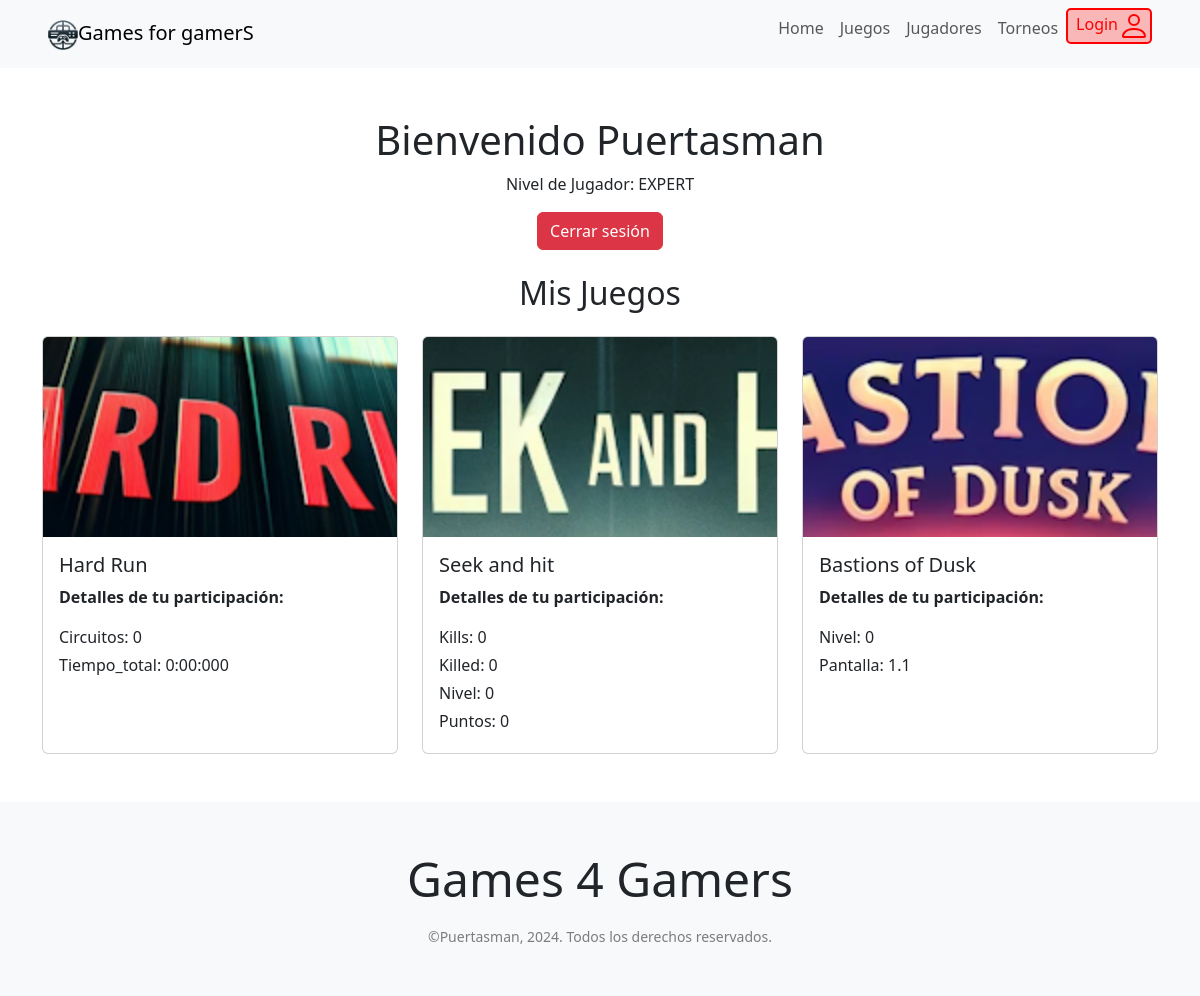
The page /jugadores/jugador/47 on the database its author committed.
### jugadores/models.py (models this page shows, shortened)
class Jugadores(models.Model):
    NIVEL_OPCIONES = [
        ('AMATEUR', 'Amateur'),
        ('NORMAL', 'Normal'),
        ('EXPERT', 'Expert'),
    ]
    nombre = models.OneToOneField(settings.AUTH_USER_MODEL, on_delete=models.CASCADE)
    nivel = models.CharField(max_length=7, choices=NIVEL_OPCIONES, default='AMATEUR')
    class Meta:
        verbose_name_plural = "Jugadores"

### juegos/models.py (models this page shows, shortened)
class Juego(models.Model):
    nombre = models.CharField(max_length=100)
    nombre_corto = models.CharField(max_length=100,default='empty')
    descripcion = models.TextField()
    fecha_de_lanzamiento = models.DateField()
    genero = models.CharField(max_length=50)
    imagen = models.CharField(max_length=255, default='img/juegos/default_game.png', null=True, blank=True)

### jugadores/views.py (the view)
# urls.py: path('jugadores/jugador/<int:id>', jugador_info, name="jugador_info"),
def jugador_info(request, id):
    user = get_object_or_404(User, id=id)
    jugador_profile = get_object_or_404(Jugadores, nombre=user)
    juegos = Juego.objects.all()
    juegos_participaciones_data = []
    for juego in juegos:
        participacion = Participaciones.objects.filter(jugador=jugador_profile, juego=juego).first()
        juegos_participaciones_data.append({
            'juego': juego,
            'participacion': participacion
        })
    return render(request, 'jugadores/jugador.html', {
        'jugador_user': user, # Renamed from 'user' to 'jugador_user' for clarity
        'jugador_profile': jugador_profile,
        'juegos_participaciones_data': juegos_participaciones_data,
    })

### jugadores/templates/jugadores/jugador.html (shortened to what this page needs)
{% extends "base.html" %}
{% block content %}
{% load static %}
<div class="container">
    <div class="row justify-content-center">
        <div class="mt-5 text-center">
          <h1>Bienvenido {{ jugador_user.username|capfirst }}</h1>
          <p>Nivel de Jugador: {{ jugador_profile.nivel }}</p>
          <form action="{% url 'logout' %}" method="post">
            <button type="submit" class="btn btn-danger">Cerrar sesión</button>
          </form>
      </div>
    </div>
    <div class="row mt-4">
        <div class="col text-center">
            <h2>Mis Juegos</h2>
        </div>
    </div>
    <div class="row">
        {% for item in juegos_participaciones_data %}
            <div class="col-lg-4 mt-3 d-flex align-items-stretch">
                <div class="card w-100">
                    <img src="{% static item.juego.imagen %}" class="card-img-top" alt="Imagen de {{ item.juego.nombre }}" style="height: 200px; object-fit: cover;">
                    <div class="card-body d-flex flex-column">
                        <h5 class="card-title">{{ item.juego.nombre }}</h5>
                        {% if item.participacion %}
                            <p><strong>Detalles de tu participación:</strong></p>
                            {% if item.participacion.detalles %}
                                {% for key, value in item.participacion.detalles.items %}
                                    <p class="card-text mb-1">{{ key|capfirst }}: {{ value }}</p>
                                {% endfor %}
                            {% else %}
                                <p class="card-text mb-1">No hay detalles específicos para mostrar.</p>
                            {% endif %}
                        {% else %}
                            <p>No estás inscrito en este juego.</p>
                            <a href="{% url 'inscribir-juego' item.juego.id %}" class="btn btn-primary mt-auto">Activar</a>
                        {% endif %}
                    </div>
                </div>
            </div>
        {% empty %}
            <div class="col">
                <p>No hay juegos disponibles en este momento.</p>
            </div>
        {% endfor %}
    </div>
 </div>
{% endblock %}

### rows shown on the page
Jugadores: nivel "EXPERT"
Juego: imagen (picture), juego.nombre "Hard Run", detalles "Circuitos" "Tiempo_total", detalles "0" "0:00:000"
Juego: imagen (picture), juego.nombre "Seek and hit", detalles "Kills" "Killed" "Nivel" "Puntos", detalles "0" "0" "0" "0"
Juego: imagen (picture), juego.nombre "Bastions of Dusk", detalles "Nivel" "Pantalla", detalles "0" "1.1"

### other values the page prints
{{ jugador_user.username|capfirst }} "Puertasman"
